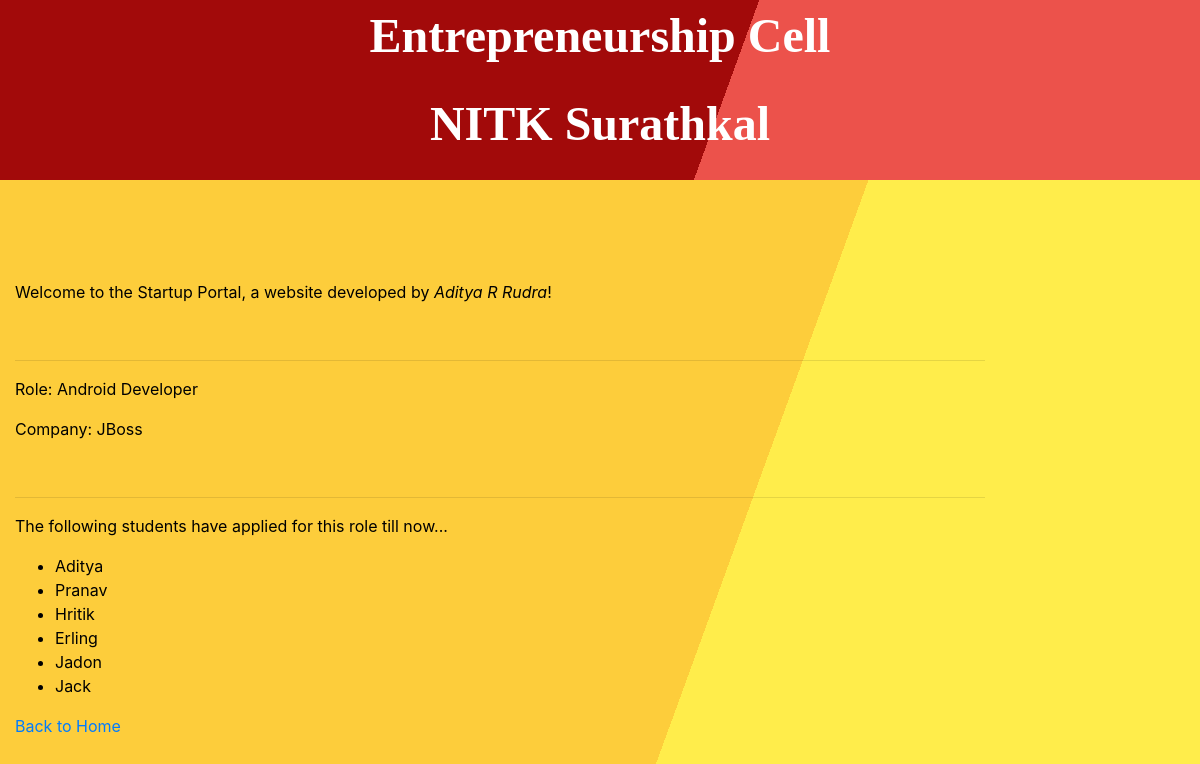
Page /ecell/startup/current/role_detail/role7/ on the committed database.
### ecell/models.py (models this page shows, shortened)
class InternshipRole(models.Model):
    startup_name = models.CharField(max_length = 100)
    role = models.CharField(max_length=100)
    poc_name = models.CharField(max_length = 100)
    poc_email = models.EmailField(max_length = 100)
    profile_doc = models.FileField(blank = True,null = True)
    incentives = models.CharField(max_length = 500)
    duration = models.CharField(max_length = 20)
    website = models.CharField(max_length = 100,blank = True)

class Student(models.Model):
    first_name = models.CharField(max_length = 100)
    middle_name = models.CharField(max_length = 100)
    last_name = models.CharField(max_length = 100)
    age = models.IntegerField()
    rollno = models.CharField(max_length = 20)
    student_email = models.EmailField(max_length = 100)
    dept = models.CharField(max_length = 50)
    resume = models.FileField()
    roles = models.ForeignKey(InternshipRole,on_delete=models.CASCADE,null = True)
    class Meta:
        unique_together = ('rollno','roles',)

### ecell/views.py (the view)
# urls.py: path('startup/current/role_detail/role<int:pk>/',views.internshiprole_detail,name="role_detail"),
def internshiprole_detail(request,pk):
    try:
        Role = InternshipRole.objects.get(pk=pk)
        students = Student.objects.filter(roles=Role)
        description = Role.role + ' , '+ Role.startup_name
        cnt = Student.objects.filter(roles = Role).count()
        context = {
           'role':Role,
           'students':students,
           'description':description,
           'cnt':cnt,
        }
    except InternshipRole.DoesNotExist:
        raise Http404('The internship role you are looking for, does not exist')
    return render(request,'role_detail.html',context = context)

### ecell/templates/role_detail.html
{% extends "base_generic.html" %}
{% block content %}
<div class="current">
  <p>Welcome to the Startup Portal, a website developed by <em>Aditya R Rudra</em>!</p>
  <br>
  <hr>
  <p>Role: {{ role.role }}</p>
  <p>Company: {{ role.startup_name }}</p>
  <br>
  <hr>
  {% if students %}
  <p>The following students have applied for this role till now...</p>
  <ul>
    {% for student in students %}
    <li> {{student.first_name}}</li>
    {% endfor %}
  </ul>
  {% else %}
  <p>There are currently no applicants for this role..</p>
  {% endif %}
  <a href="{% url 'index' %}"> Back to Home</a>
</div>
{% endblock %}

### ecell/static/css/styles.css (style rules this page uses)
.bd { background: linear-gradient(110deg, #fdcd3b 60%, #ffed4b 60%); }

### rows in the picture
InternshipRole: role "Android Developer", startup_name "JBoss"
Student: first_name "Aditya"
Student: first_name "Pranav"
Student: first_name "Hritik"
Student: first_name "Erling"
Student: first_name "Jadon"
Student: first_name "Jack"
